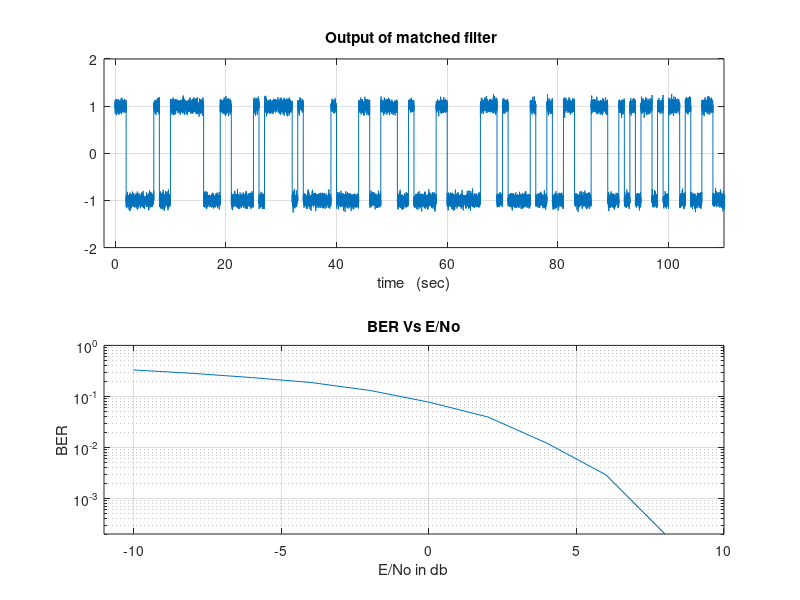

This figure's MATLAB source:
%%%   Second Case  %%%
clc;
clear;
numberOfBits=10000;  % Number of input bits
inputBits=randi([0,1],1,numberOfBits); %Input Bit Stream


%Generate g which is pulse shaping represents input bitstream
len=numberOfBits;
n=200;
N=n*len;
dt=len/N;
t1=0:dt:len;
g=zeros(1,length(t1));
for i=0:len-1;
    if inputBits(i+1)==1
        g(i*n+1 : (i+1)*n)=1;
    else
        g(i*n+1 : (i+1)*n)=-1;
    end;
end;

%Addingg noise at x =20
E = 1;
x = 20;
No=(E ./(10.^(x/10))); 
r = g + sqrt(No/2)* randn(1, length(g));

%Matched filter 
h=1;

output_h = conv(r,h);%matched filter for r by convolution 

%Plot output of the receive filter
len4=numberOfBits;
n4=200;
N4=n4*len4;
dt=len4/N4;
t4=0:dt:len4;
subplot(2,1,1); 
plot(t4,output_h);
axis([-2 110 -2 2]);
grid on;
title('Output of matched filter ');
xlabel('time   (sec)') 

%sampling at T & using thresholding operation
T = 1;
z=sign(output_h(T:end/numberOfBits:end)); 
decoded_bits=(z+1)/2; %Decoding the sent bits
%Calculate probability of error
cnt=0;
  for i=1:numberOfBits
       if (inputBits(i)~=decoded_bits(i))
           cnt=cnt+1;
       end
   end
   noOfWrongBits = cnt;
Probabilityoferror =  noOfWrongBits/numberOfBits  %calculating the bit error rate


%%%   Graph between BER nand  E/No   %%%
snr_db= -10:2:20;
E = 1;
No=(E ./(10.^(snr_db/10)));
nError = zeros(1,numberOfBits());
for k=1:length(No)
   r = g + sqrt(No(k)/2)* randn(1, length(g));
   output_h = conv( r, h);
   %sampling at T & using thresholding operation
   T = 1;
   z=sign(output_h(T:end/numberOfBits:end)); 
   decoded_bits=(z+1)/2; %Decoding the sent bits
   %Calculate probability of error
   cnt=0;
   for i=1:numberOfBits
       if (inputBits(i)~=decoded_bits(i))
           cnt=cnt+1;
       end
   end
   noOfWrongBits = cnt;
    BER(k)= (noOfWrongBits/numberOfBits); %calculating the bit error
end

%plotting BER Vs E/No
subplot(2,1,2)
semilogy(snr_db,BER)
axis([-11 10 -3 1]);

title ('BER Vs E/No');
xlabel ('E/No in db');
ylabel ('BER');
grid on;

 